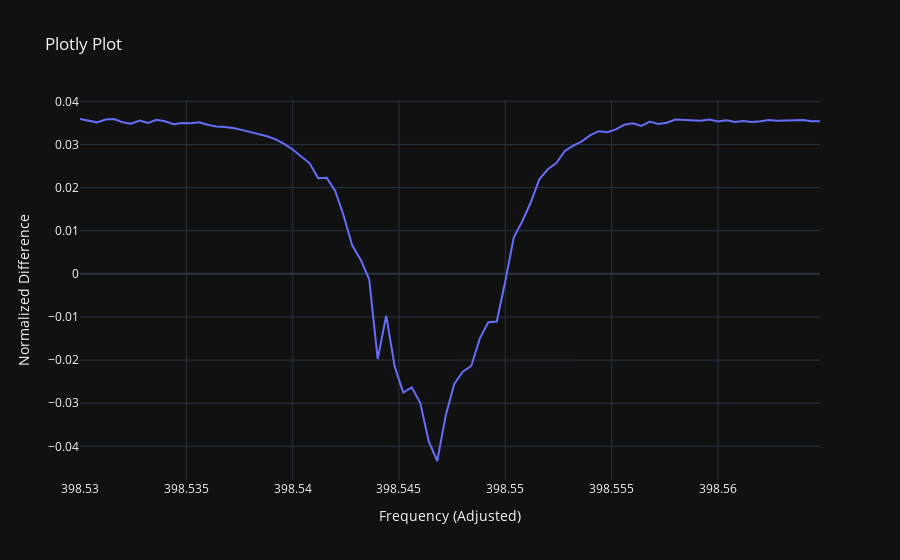

The code cell stored with this chart in its notebook:
### Code cell
import plotly.graph_objects as go

# Assuming freq_actual, on, and off are defined arrays
trace = go.Scatter(
    x=freq_actual * 24,  # Multiply frequency by 24 for x-axis
    y=(on - off) / off,  # Compute y-axis values
    mode='lines',  # Line plot
    name='Plot'
)

# Create the figure
fig = go.Figure(trace)

# Customize layout (optional)
fig.update_layout(
    title="Plotly Plot",
    xaxis_title="Frequency (Adjusted)",
    yaxis_title="Normalized Difference",
    template="plotly_dark"
)

# Show the figure
fig.show()
